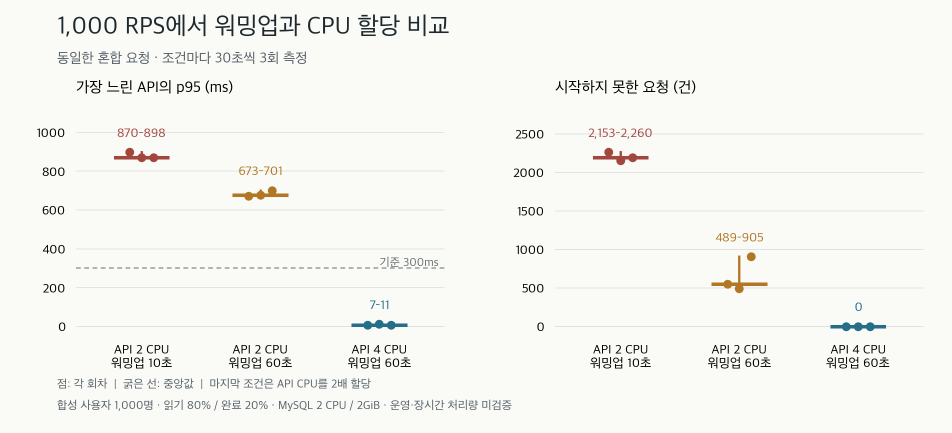
#> input picture qa/scale/reports/2026-09-10-comparison.png, 1903 x 866 px (shown at 1/2 size)
$ python prepare_asset_png.py ../../../../qa/scale/reports/2026-09-10-comparison.png --out out.png
#> lines starting #> are read from the running program, lines starting #| are printed output that depends on the picture
#!/usr/bin/env python3
"""Crop, tune, pad, and resize a transparent PNG for Figma insertion."""

from __future__ import annotations

import argparse
from pathlib import Path

from PIL import Image, ImageEnhance


def main() -> None:
    parser = argparse.ArgumentParser(description=__doc__)
    parser.add_argument("input", type=Path)
    parser.add_argument("--out", type=Path, required=True)
    parser.add_argument("--figma-out", type=Path)
    parser.add_argument("--brightness", type=float, default=1.0)
    parser.add_argument("--contrast", type=float, default=1.0)
    parser.add_argument("--saturation", type=float, default=1.0)
    parser.add_argument("--pad", type=int, default=80)
    parser.add_argument("--max-dim", type=int, default=700)
    args = parser.parse_args()

    image = Image.open(args.input).convert("RGBA")
#> image is the input picture: PIL image 1903x866 RGBA; mean R, G, B, A 244.9, 244.8, 241.8, 255
    alpha = image.getchannel("A")
#> alpha: PIL image 1903x866 L; every value is 255
    bounding_box = alpha.getbbox()
#> bounding_box = (0, 0, 1903, 866)
    if not bounding_box:
        raise SystemExit("Input has no visible alpha content.")

    left, top, right, bottom = bounding_box
#> left = 0; top = 0; right = 1903; bottom = 866
    crop_pad = 32
    cropped = image.crop(
        (
            max(0, left - crop_pad),
            max(0, top - crop_pad),
            min(image.width, right + crop_pad),
            min(image.height, bottom + crop_pad),
        )
    )

    red, green, blue, alpha = cropped.split()
    rgb = Image.merge("RGB", (red, green, blue))
    rgb = ImageEnhance.Brightness(rgb).enhance(args.brightness)
    rgb = ImageEnhance.Contrast(rgb).enhance(args.contrast)
    rgb = ImageEnhance.Color(rgb).enhance(args.saturation)
    tuned = Image.merge("RGBA", (*rgb.split(), alpha))

    output = Image.new(
        "RGBA",
        (tuned.width + args.pad * 2, tuned.height + args.pad * 2),
        (0, 0, 0, 0),
    )
#> output: PIL image 2063x1026 RGBA; every value is 0
    output.alpha_composite(tuned, (args.pad, args.pad))
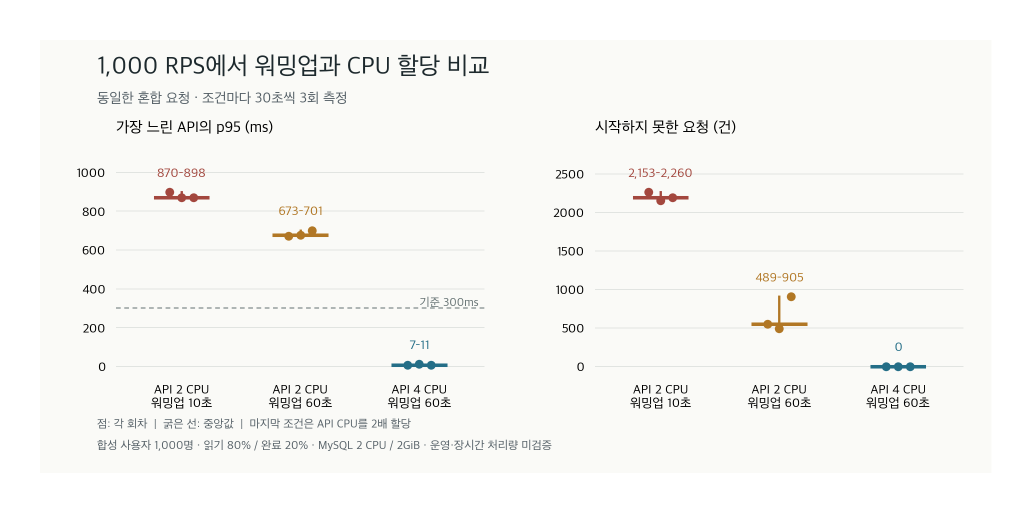
#> output: PIL image 2063x1026 RGBA (shown at 1/2 size); mean R, G, B, A 190.7, 190.6, 188.2, 198.5; transparent parts drawn white
    output.save(args.out)

    if args.figma_out:
        scale = min(1.0, args.max_dim / max(output.size))
        figma = output.resize(
            (round(output.width * scale), round(output.height * scale)),
            Image.Resampling.LANCZOS,
        )
        figma.save(args.figma_out)
        print(f"wrote {args.figma_out} size={figma.size}")

    print(f"wrote {args.out} size={output.size}")
#| wrote out.png size=(2063, 1026)
    print(
        "corner_alpha",
        [
            output.getpixel((0, 0))[3],
            output.getpixel((output.width - 1, 0))[3],
            output.getpixel((0, output.height - 1))[3],
            output.getpixel((output.width - 1, output.height - 1))[3],
        ],
    )
#| corner_alpha [0, 0, 0, 0]


if __name__ == "__main__":
    main()
